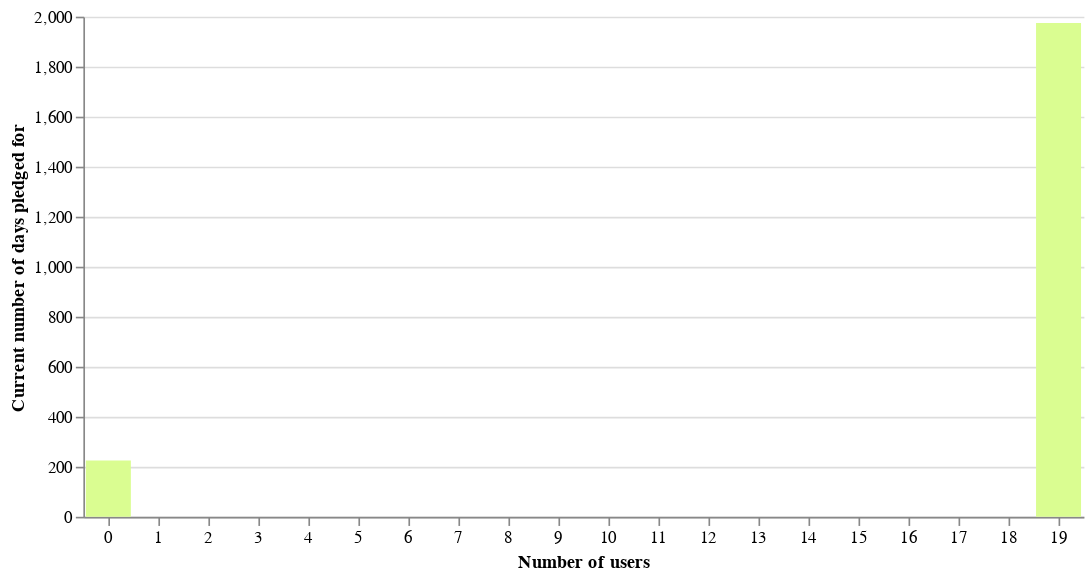

Here is the notebook cell this chart was saved with:
### Code cell
cp.users_days_pledged(dp.amps)

### Figure 1 — Vega-Lite specification as saved in the notebook (floating-point values rounded to 4 significant figures)
{"config": {"view": {"continuousWidth": 400, "continuousHeight": 300, "strokeOpacity": 0}, "mark": {"color": "#DAFD91"}}, "data": {"name": "data-d7af8a7ad558b858b51c70dd47a9e401"}, "mark": "bar", "encoding": {"tooltip": [{"field": "Number of users", "type": "quantitative"}, {"field": "Current number of days pledged for", "type": "quantitative"}], "x": {"axis": {"labelAngle": 0, "tickBand": "center", "tickCount": 10}, "field": "Number of users", "scale": {"domain": [0, 1, 2, 3, 4, 5, 6, 7, 8, 9, 10, 11, 12, 13, 14, 15, 16, 17, 18, 19]}, "type": "nominal"}, "y": {"field": "Current number of days pledged for", "type": "quantitative"}}, "width": 600, "$schema": "https://vega.github.io/schema/vega-lite/v4.17.0.json", "datasets": {"data-d7af8a7ad558b858b51c70dd47a9e401": [{"Number of users": 19, "Current number of days pledged for": 1975}, {"Number of users": 0, "Current number of days pledged for": 225}]}}
